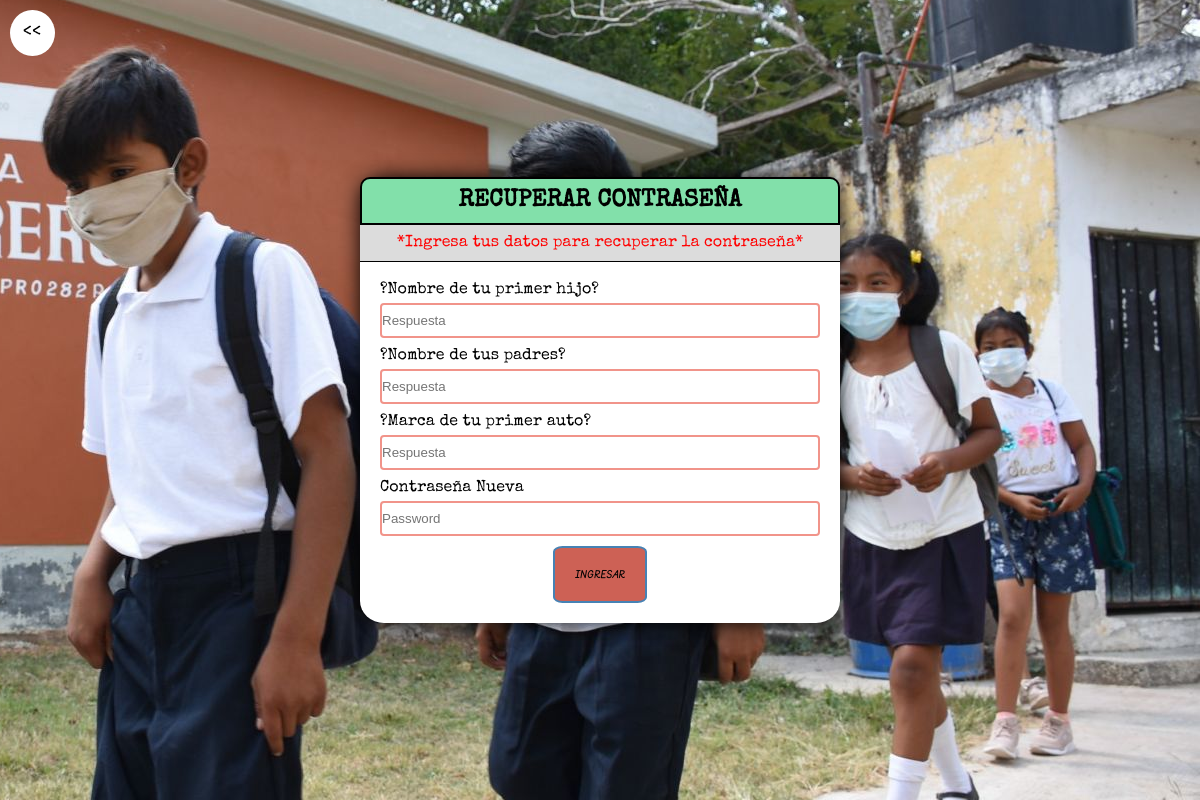
Screenshot of /recup_con.php?id=27010387 with the database file from the repository.
### tables this page shows
CREATE TABLE `seguridad_p` (
  `id_seguridad` int(11) NOT NULL AUTO_INCREMENT,
  `iden_us` int(11) NOT NULL,
  `pregunta1` varchar(200) NOT NULL,
  `respuesta1` varchar(200) NOT NULL,
  `pregunta2` varchar(200) NOT NULL,
  `respuesta2` varchar(200) NOT NULL,
  `pregunta3` varchar(150) NOT NULL,
  `respuessta3` varchar(200) NOT NULL,
  `activacion` tinyint(1) NOT NULL DEFAULT '0',
  PRIMARY KEY (`id_seguridad`)
);

### php/users/conexion.php (called while the page is built, shortened)
<?php
	class conexion
	{
		private $host;
		private $user;
		private $password;
		private $database;
		function __construct(){
			$this->host 	= "localhost";
			$this->user 	= "root";
			$this->password = "";
			$this->database = "sanjose";
		}
		public function conectar(){
			$conexion = mysqli_connect($this->host, $this->user, $this->password, $this->database);
			return $conexion;
		}
	}
 ?>

### php/users/users.php (called while the page is built, shortened)
<?php
	class users
	{
		private $link;
		function __construct()
		{
			$this->conn  = new conexion();
			$this->link  = $this->conn->conectar();
		}
		public function getUserByCed($id=NULL)
		{
				$query  = "SELECT * FROM usuario WHERE cedula =" .$id;
				$result = mysqli_query($this->link, $query);
				$data   = array();
  				while ($data[] = mysqli_fetch_assoc($result));
  				array_pop($data);
  				$query1 = "SELECT * FROM seguridad_p WHERE iden_us =" .$data[0]['id'];
  				$result1 = mysqli_query($this->link, $query1);
  				if ($result1) {
  					while ($dato[] = mysqli_fetch_assoc($result1));
  					array_pop($dato);
  				return $dato;
  				}
  		}
	}
?>

### recup_con.php (the view, shortened to what this page needs)
	<?php 		include "php/users/users.php";
		$users = new users();
		$id    = isset($_GET['id'])?$_GET['id']:NULL;
		$users = $users->getUserByCed($id);
			$pregunta1      = $users[0]['pregunta1'];
			$pregunta2      = $users[0]['pregunta2'];
			$pregunta3      = $users[0]['pregunta3'];
		?>
	<!DOCTYPE html>
	<html>
	<head>
		<link rel="stylesheet" type="text/css" href="css/estilos.css">
		<link rel="stylesheet" type="text/css" href="css/bootstrap.css">
	</head>
<body>
	<main style="width: 100%;">
		<div class="back">
			<a href="index.php"><<</a>
		</div>
		<dir class="login">
			<div class="login-container">
				<div class="login-main">
					<div class="login-title">
						<h2>RECUPERAR CONTRASEÑA</h2>
					</div>
					<div class="req">
						*Ingresa tus datos para recuperar la contraseña*
					</div>
					<form action="php/users/user_controler.php" method="POST">
						<div class="cont-in">
							<label><?php echo $pregunta1;?></label>
							<input type="text" name="respuesta1" placeholder="Respuesta">
						</div>
						<div class="cont-in">
							<label><?php echo $pregunta2;?></label>
							<input type="text" name="respuesta2" placeholder="Respuesta">
						</div>
						<div class="cont-in">
							<label><?php echo $pregunta3;?></label>
							<input type="text" name="respuesta3" placeholder="Respuesta">
						</div>
						<div class="cont-in">
							<label>Contraseña Nueva</label>
							<input type="password" name="pass" placeholder="Password">
						</div>
						<div class="cont-ina">
							<input type="submit" name="recuperar1" class="btn-sub" value="INGRESAR">
						</div>
					</form>
				</div>
			</div>
		</dir>
	</main>
</body>
</html>

### css/estilos.css (style rules this page uses)
* { padding: 0; margin: 0; -moz-box-sizing:border-box; -o-box-sizing:border-box; box-sizing:border-box; -webkit-box-sizing:border-box; }
body { font-family:showcase; display: flex; flex-wrap: wrap; min-height: 100vh;background: rgba(0,0,0,0.2); }
main { background-color: rgba(0,0,0,0); }
form { width: 100%; }
main { background: white; }
.login { display: flex; flex-wrap: wrap; width: 100%; height: 100%; background-position: 100%; background-repeat: no-repeat; background-image: url('../img/cuartoscuro-810669-digital.jpeg'); }
.login-container { width: 100%; display: flex; }
.login-main { box-shadow: 0px 0px 20px black; background-color: white; width: 40%; margin: auto; border-radius: 5%; }
.req { text-align: center; padding: 10px; border-bottom: 1px solid black; color: red; background-color: rgb(220,220,220); }
.login-main form { width: 100%; padding: 20px; }
.login-main input[type = text], input[type = password], input[type = email], input[type = number] { display: block; width: 100%; height: 35px; box-sizing: border-box; border:#F1948A 2px solid; border-radius: 4px; margin-top: 5px; }
.cont-in { width: 100%; margin:auto 0 10px; }
.cont-ina { width: 100%; text-align: center; }
.btn-sub { text-decoration: none; font-family: estilo; background-color: #CD6155; border-radius: 10%; border: steelblue solid 2px; text-align: center; padding: 20px; color: white; transition: 300ms all ease; color: black; cursor: pointer; }
.login-title { border-top-left-radius:10px; border-top-right-radius:10px; background:#82E0AA; color: white; padding: 10px; text-align: center; border-bottom: solid 2px; border-top: solid 2px; border-left: solid 2px; border-right: solid 2px; color: black; }
.back { position: absolute; transition: 300ms all ease; text-align: center; margin: 10px; background-color: white; border-radius: 50%; }
.back a { text-decoration: none; color: black; display: block; padding: 13px; font-size: 20px; }

### rows the page displays
seguridad_p: pregunta1 "?Nombre de tu primer hijo?", pregunta2 "?Nombre de tus padres?", pregunta3 "?Marca de tu primer auto?"
